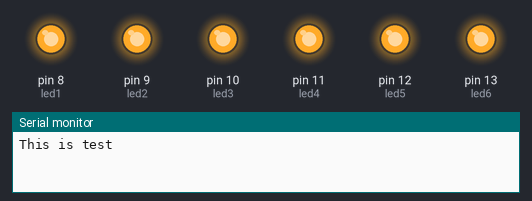
This program was run on a simulated Arduino Uno, built with avr-gcc and run on an emulated ATmega328P. On the bench: output pins drawn as LEDs (lit = HIGH), the last lines printed to the serial monitor.

Above: at 0.5 s.
At 3.5 s:
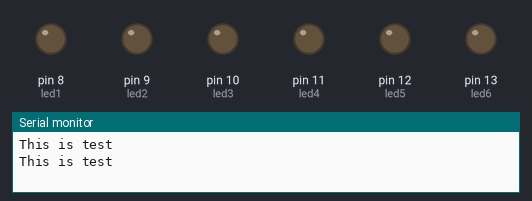
Timing chart, 0 to 4.6 s (numbered marks = the images above):
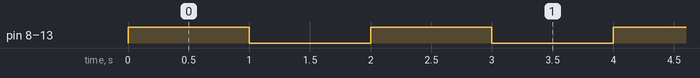

Measured:
- by itself, pin 8 (led1), pin 9 (led2), pin 10 (led3), pin 11 (led4), pin 12 (led5), pin 13 (led6): alternates HIGH for 1.0 s and LOW for 1.0 s

The program:

main.cpp
```cpp
#include<Arduino.h>
int led1=8;
int led2=9;
int led3=10;
int led4=11;
int led5=12;
int led6=13;
void setup()
{
  pinMode(led1,OUTPUT);
  pinMode(led2,OUTPUT);
  pinMode(led3,OUTPUT);
  pinMode(led4,OUTPUT);
  pinMode(led5,OUTPUT);
  pinMode(led6,OUTPUT);
  Serial.begin(9600);
}
void loop()
{
  digitalWrite(led1,HIGH);
  digitalWrite(led2,HIGH);
  digitalWrite(led3,HIGH);
  digitalWrite(led4,HIGH);
  digitalWrite(led5,HIGH);
  digitalWrite(led6,HIGH);
  Serial.println("This is test");
  delay(1000);
  digitalWrite(led1,LOW);
  digitalWrite(led2,LOW);
  digitalWrite(led3,LOW);
  digitalWrite(led4,LOW);
  digitalWrite(led5,LOW);
  digitalWrite(led6,LOW);
  delay(1000);
  // digitalWrite(led1,HIGH);
  // delay(1000);
  // digitalWrite(led2,HIGH);
  // delay(1000);
  // digitalWrite(led3,HIGH);
  // delay(1000);
  // digitalWrite(led4,HIGH);
  // delay(1000);
  // digitalWrite(led5,HIGH);
  // delay(1000);
  // digitalWrite(led6,HIGH);
  // delay(1000);
}
```
